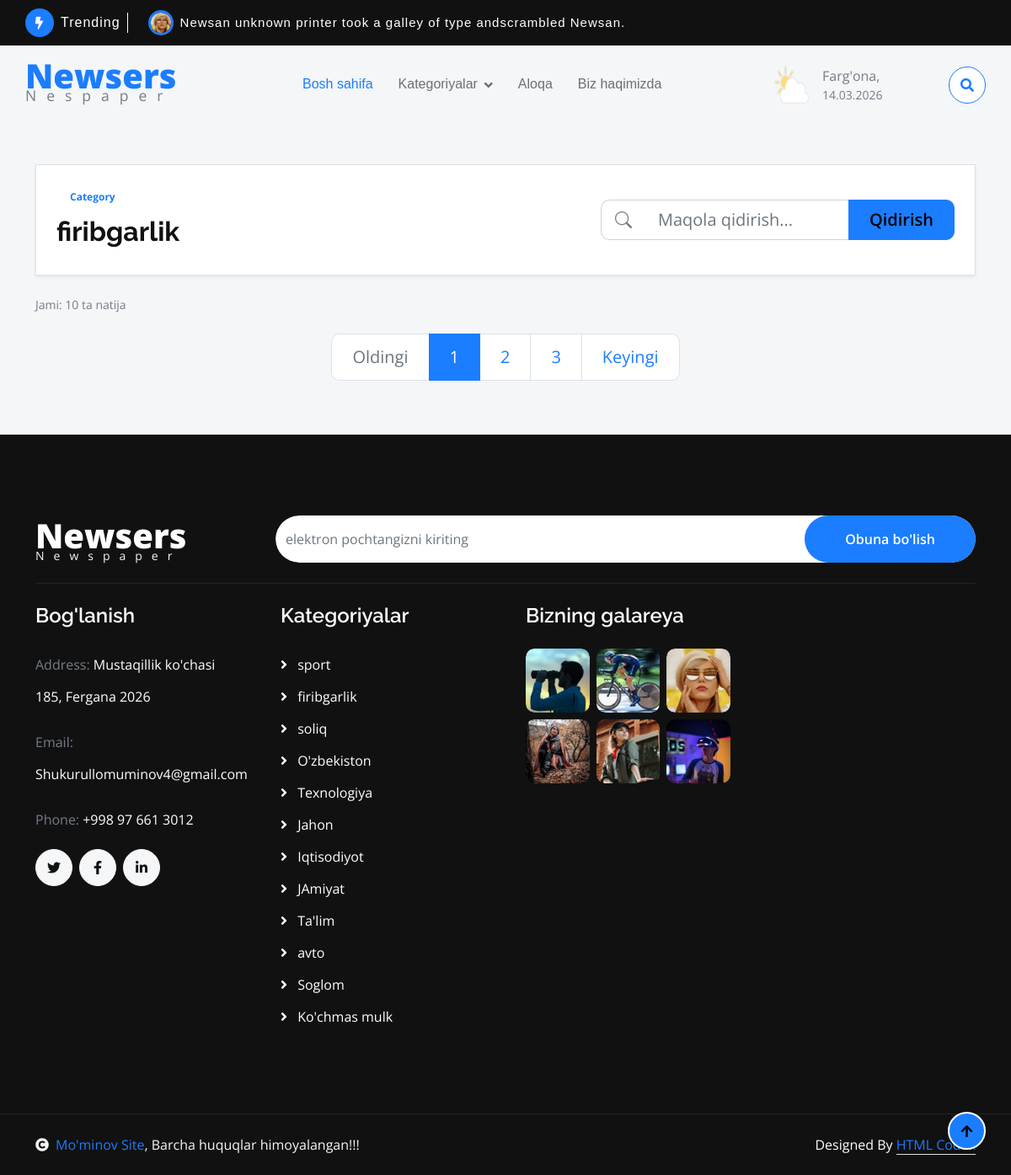
The page /categories/firibgarlik/articles on the database its author committed.
### main/models.py (models this page shows, shortened)
class Category(models.Model):
    name = models.CharField(max_length=100)
    slug = models.SlugField(blank=True, null=True)

### main/views.py (the view)
# urls.py: path('categories/<slug:slug>/articles', ArticleCategoriesView.as_view(), name='categories'),
class ArticleCategoriesView(View):
    def get(self, request, slug):
        category = get_object_or_404(Category, slug=slug)
        articles = Article.objects.filter(category=category).order_by('-created_at')
        search = request.GET.get('search')
        if search:
            articles = Article.objects.filter(Q(title__icontains=search)|Q(intro__icontains=search))
        context = {
            'articles': articles,
            'category': category,
            'search': search,
        }
        return render(request, 'category-details.html', context)

### templates/category-details.html (shortened to what this page needs)
{% extends 'base.html' %}
{% block content %}
    <body class="bg-light">
    <main class="py-5">
        <div class="container">
            <div class="row mb-4">
                <div class="col-12">
                    <div class="bg-white rounded-4 shadow-sm p-4 border">
                        <div
                                class="d-flex flex-column flex-lg-row align-items-lg-center justify-content-between gap-3"
                        >
                            <div>
                <span class="badge bg-primary-subtle text-primary fw-semibold px-3 py-2 mb-2">
                  Category
                </span>
                                <h1 class="h2 fw-bold mb-2">{{ category.name}}</h1>
                            </div>
                            <div style="max-width: 420px; width: 100%">
                                <form>
                                    <div class="input-group input-group-lg">
                    <span class="input-group-text bg-white border-end-0">
                      <i class="bi bi-search text-secondary"></i>
                    </span>
                                        <input
                                                type="text"
                                                name="search"
                                                class="form-control border-start-0"
                                                placeholder="Maqola qidirish..."
                                        />
                                        <button class="btn btn-primary px-4" type="submit">Qidirish</button>
                                    </div>
                                </form>
                            </div>
                        </div>
                    </div>
                </div>
            </div>
            <div class="row g-4">
                <div class="col-lg-12">
                    <div class="d-flex align-items-center justify-content-between mb-3">
                        <span class="text-secondary small">Jami: 10 ta natija</span>
                    </div>
                    <nav class="mt-4" aria-label="Pagination">
                        <ul class="pagination pagination-lg justify-content-center">
                            <li class="page-item disabled">
                                <a class="page-link rounded-start-pill px-4" href="#">Oldingi</a>
                            </li>
                            <li class="page-item active"><a class="page-link" href="#">1</a></li>
                            <li class="page-item"><a class="page-link" href="#">2</a></li>
                            <li class="page-item"><a class="page-link" href="#">3</a></li>
                            <li class="page-item">
                                <a class="page-link rounded-end-pill px-4" href="#">Keyingi</a>
                            </li>
                        </ul>
                    </nav>
                </div>
            </div>
        </div>
    </main>
    </body>
{% endblock %}

### templates/base.html (shortened to what this page needs)
<!DOCTYPE html>
{% load static %}
<html lang="en">
    <head>
        <link rel="stylesheet" href="https://use.fontawesome.com/releases/v5.15.4/css/all.css"/>
        <link href="https://cdn.jsdelivr.net/npm/bootstrap-icons@1.4.1/font/bootstrap-icons.css" rel="stylesheet">
        <link href="{% static  'lib/animate/animate.min.css'  %}" rel="stylesheet">
        <link href="{% static 'lib/owlcarousel/assets/owl.carousel.min.css' %}" rel="stylesheet">
        <link href="{% static 'css/bootstrap.min.css' %}" rel="stylesheet">
        <link href="{% static  'css/style.css' %}" rel="stylesheet">
    </head>
    <body>
        <div class="container-fluid sticky-top px-0">
            <div class="container-fluid topbar bg-dark d-none d-lg-block">
                <div class="container px-0">
                    <div class="topbar-top d-flex justify-content-between flex-lg-wrap">
                        <div class="top-info flex-grow-0">
                            <span class="rounded-circle btn-sm-square bg-primary me-2">
                                <i class="fas fa-bolt text-white"></i>
                            </span>
                            <div class="pe-2 me-3 border-end border-white d-flex align-items-center">
                                <p class="mb-0 text-white fs-6 fw-normal">Trending</p>
                            </div>
                            <div class="overflow-hidden" style="width: 735px;">
                                <div id="note" class="ps-2">
                                    <img src="static/img/features-fashion.jpg" class="img-fluid rounded-circle border border-3 border-primary me-2" style="width: 30px; height: 30px;" alt="">
                                    <a href="#"><p class="text-white mb-0 link-hover">Newsan unknown printer took a galley of type andscrambled Newsan.</p></a>
                                </div>
                            </div>
                        </div>
                    </div>
                </div>
            </div>
            <div class="container-fluid bg-light">
                <div class="container px-0">
                    <nav class="navbar navbar-light navbar-expand-xl">
                        <a href="index.html" class="navbar-brand mt-3">
                            <p class="text-primary display-6 mb-2" style="line-height: 0;">Newsers</p>
                            <small class="text-body fw-normal" style="letter-spacing: 12px;">Nespaper</small>
                        </a>
                        <div class="collapse navbar-collapse bg-light py-3" id="navbarCollapse">
                            <div class="navbar-nav mx-auto border-top">
                               <a href="{% url 'home' %}" class="nav-item nav-link active">Bosh sahifa</a>
                                <div class="nav-item dropdown">
                                    <a href="#" class="nav-link dropdown-toggle" data-bs-toggle="dropdown">Kategoriyalar</a>
                                </div>
                                <a href="{%url 'contact' %}" class="nav-item nav-link">Aloqa</a>
                                <a href="{%url 'about' %}" class="nav-item nav-link">Biz haqimizda</a>
                            </div>
                            <div class="d-flex flex-nowrap border-top pt-3 pt-xl-0">
                                <div class="d-flex">
                                    <img src="static/img/weather-icon.png" class="img-fluid w-100 me-2" alt="">
                                    <div class="d-flex align-items-center">
                                        <div class="d-flex flex-column ms-2" style="width: 150px;">
                                            <span class="text-body">Farg'ona,</span>
                                            <small>{{ time }}</small>
                                        </div>
                                    </div>
                                </div>
                                <button class="btn-search btn border border-primary btn-md-square rounded-circle bg-white my-auto" data-bs-toggle="modal" data-bs-target="#searchModal"><i class="fas fa-search text-primary"></i></button>
                            </div>
                        </div>
                    </nav>
                </div>
            </div>
        </div>
    {% block content %}
    {% endblock %}
        <div class="container-fluid bg-dark footer py-5">
            <div class="container py-5">
                <div class="pb-4 mb-4" style="border-bottom: 1px solid rgba(255, 255, 255, 0.08);">
                    <div class="row g-4">
                        <div class="col-lg-3">
                            <a href="#" class="d-flex flex-column flex-wrap">
                                <p class="text-white mb-0 display-6">Newsers</p>
                                <small class="text-light" style="letter-spacing: 11px; line-height: 0;">Newspaper</small>
                            </a>
                        </div>
                        <div  class="col-lg-9">
                            <form method="post" action="{% url 'newsletter_create' %}" class="d-flex position-relative rounded-pill overflow-hidden">
                                <input class="form-control border-0 w-100 py-3 rounded-pill" type="email"  name="email" placeholder="elektron pochtangizni kiriting">
                                <button type="submit" class="btn btn-primary border-0 py-3 px-5 rounded-pill text-white position-absolute" style="top: 0; right: 0;">Obuna bo'lish</button>
                            </form>
                        </div>
                    </div>
                </div>
                <div class="row g-5">
                    <div class="col-lg-6 col-xl-3">
                        <div class="footer-item-1">
                            <h4 class="mb-4 text-white">Bog'lanish</h4>
                            <p class="text-secondary line-h">Address: <span class="text-white">Mustaqillik ko'chasi 185, Fergana 2026</span></p>
                            <p class="text-secondary line-h">Email: <span class="text-white">Shukurullomuminov4@gmail.com</span></p>
                            <p class="text-secondary line-h">Phone: <span class="text-white">+998 97 661 3012 </span></p>
                            <div class="d-flex line-h">
                                <a class="btn btn-light me-2 btn-md-square rounded-circle" href=""><i class="fab fa-twitter text-dark"></i></a>
                                <a class="btn btn-light me-2 btn-md-square rounded-circle" href=""><i class="fab fa-facebook-f text-dark"></i></a>
                                <a class="btn btn-light btn-md-square rounded-circle" href=""><i class="fab fa-linkedin-in text-dark"></i></a>
                            </div>
                        </div>
                    </div>
                    <div class="col-lg-6 col-xl-3">
                        <div class="d-flex flex-column text-start footer-item-3">
                            <h4 class="mb-4 text-white">Kategoriyalar</h4>
                            {% for category in categories%}
                            <a class="btn-link text-white" href=""><i class="fas fa-angle-right text-white me-2"></i> {{category.name}}</a>
                           {%endfor%}
                        </div>
                    </div>
                    <div class="col-lg-6 col-xl-3">
                        <div class="footer-item-4">
                            <h4 class="mb-4 text-white">Bizning galareya</h4>
                            <div class="row g-2">
                                <div class="col-4">
                                    <div class="rounded overflow-hidden">
                                        <img src="static/img/footer-1.jpg" class="img-zoomin img-fluid rounded w-100" alt="">
                                    </div>
                               </div>
                               <div class="col-4">
                                    <div class="rounded overflow-hidden">
                                        <img src="static/img/footer-2.jpg" class="img-zoomin img-fluid rounded w-100" alt="">
                                    </div>
                               </div>
                                <div class="col-4">
                                    <div class="rounded overflow-hidden">
                                        <img src="static/img/footer-3.jpg" class="img-zoomin img-fluid rounded w-100" alt="">
                                    </div>
                               </div>
                                <div class="col-4">
                                    <div class="rounded overflow-hidden">
                                        <img src="static/img/footer-4.jpg" class="img-zoomin img-fluid rounded w-100" alt="">
                                    </div>
                               </div>
                                <div class="col-4">
                                    <div class="rounded overflow-hidden">
                                        <img src="static/img/footer-5.jpg" class="img-zoomin img-fluid rounded w-100" alt="">
                                    </div>
                               </div>
                               <div class="col-4">
                                <div class="rounded overflow-hidden">
                                    <img src="static/img/footer-6.jpg" class="img-zoomin img-fluid rounded w-100" alt="">
                                </div>
                           </div>
                            </div>
                        </div>
                    </div>
                </div>
            </div>
        </div>
        <div class="container-fluid copyright bg-dark py-4">
            <div class="container">
                <div class="row">
                    <div class="col-md-6 text-center text-md-start mb-3 mb-md-0">
                        <span class="text-light"><a href="#"><i class="fas fa-copyright text-light me-2"></i>Mo'minov Site</a>, Barcha huquqlar himoyalangan!!! </span>
                    </div>
                    <div class="col-md-6 my-auto text-center text-md-end text-white">
                        Designed By <a class="border-bottom" href="https://htmlcodex.com">HTML Codex</a>
                    </div>
                </div>
            </div>
        </div>
        <a href="#" class="btn btn-primary border-2 border-white rounded-circle back-to-top"><i class="fa fa-arrow-up"></i></a>
    </body>
</html>

### rows shown on the page
Category: name "firibgarlik"
Category: name "sport"
Category: name "soliq"
Category: name "O'zbekiston"
Category: name "Texnologiya"
Category: name "Jahon"
Category: name "Iqtisodiyot"
Category: name "JAmiyat"
Category: name "Ta'lim"
Category: name "avto"
Category: name "Soglom"
Category: name "Ko'chmas mulk"
